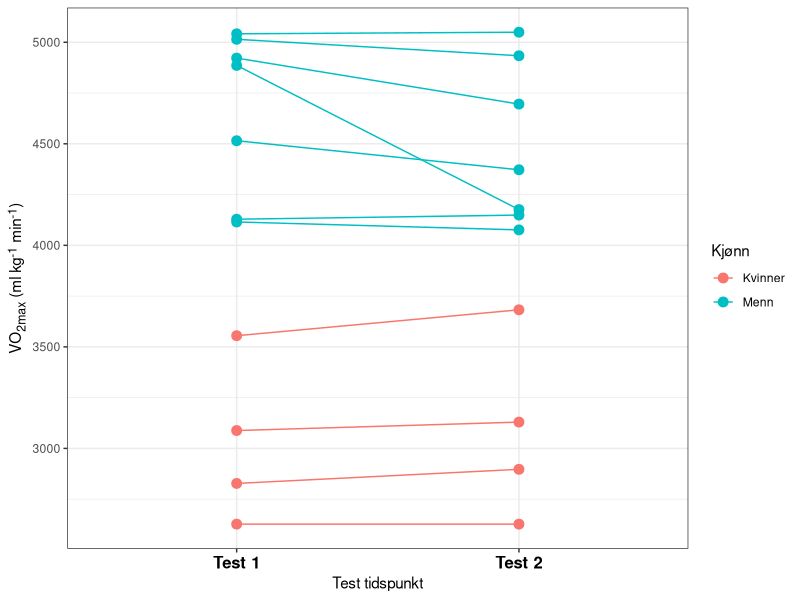

The R source for this figure:
## ---- chunk 1
# Laster inn pakker og datasett
library(readxl)
library(tidyverse) 
library(knitr)
library(flextable)
library(ggtext)
library(ggplot2)
library(readxl)
vo2data <- read_excel("data/vo2g1.xlsx")
#vo2data %>%
#  select(fp, time, sex, age, height, weight) %>% 
#  # Velger fp, time, sex, age, height and weight
#  
#  filter(time == "pre") %>% # filter for å bare ha resulat fra pre
#  
#  group_by(sex) %>% # lager grupper for kjønn
#  mutate(n = n()) %>% # legger til variabel for å få antall deltagere per kjønn
#   pivot_longer(names_to = "variable", 
#               values_to = "value", 
#               cols = age:n) %>% # summerer alle varibler og legger til "varible" og "Value" som kolonne og #variablene som rader
#   group_by(sex, variable) %>% # definerer gruppene på nytt 
#  summarise(m = mean(value), 
#            s = sd(value)) %>% # regner ut gjennomnsitt og sdandardavvik og legger til som kolonne
#  mutate(ms = if_else(variable == "n", as.character(m), paste0(signif(m, 3),  " (", signif(s, 3), ")"))) #%>% # formaterer det på gunstig måte og bruker signif til å runde av desiamler.
#   ungroup() %>% # må til for å fjerne kolonner
#  select(-m, -s) %>% # Velger de jeg skal fjerne
#   pivot_wider(names_from = sex, 
#              values_from = ms) %>% # Henter navn fra sex og verdier fra values og danner en bredere tabell
#   mutate(variable = factor(variable, levels = c("n", "age", "weight", "height"), labels = c("N", "Alder #(år)", "Vekt (kg)", "Høyde (cm)"))) %>% # Endrer navn på variabler 
#  arrange(variable) %>% 
#   flextable()  %>%
#   set_header_labels(variable = "",
#                    F = "Kvinner", M = "Menn") %>%
#  add_footer_row(values = "Verdier er gitt som gjennomsnitt og (Standardavvik)", colwidths = 3) %>%
#   autofit()
## ---- chunk 2
reliabilitet <- read_excel("data/realabilitet uttrekning.xlsx") %>%
  mutate(diff = `VO2_max_ml/min post` - `VO2_max_ml/min pre`) %>% # Change/difference score
  summarise(s = sd(diff),
            m = mean(c(`VO2_max_ml/min post`, `VO2_max_ml/min pre`)), # mean
            te = s / sqrt(2), # the typical error. 
            cv = 100 * (te / m),
             L = qt(0.975, 4) * s)  # Calculate as a percentage of the mean
## ---- chunk 3
vo2data %>%
  select(fp, time, vo2data = `VO2_max_ml/min`, sex)  %>%
  mutate(time = factor(time, levels = c("pre", "post"), 
                           labels = c("Test 1", "Test 2"))) %>%
  mutate(sex = factor(sex, levels =c("F", "M"),
                      labels = c("Kvinner", "Menn"))) %>%
  ggplot(aes(time, vo2data, color = sex, group = fp)) + 
  geom_line() +
  geom_point(size = 3) +
  labs(x = "Test tidspunkt",
       y = "VO<sub>2max</sub> (ml kg<sup>-1</sup> min<sup>-1</sup>) ", 
       color = "Kjønn") +
  theme_bw() +
  theme(axis.text.x = element_text(color = "black", size = 12, face = "bold"), 
        axis.title.y = element_markdown())
